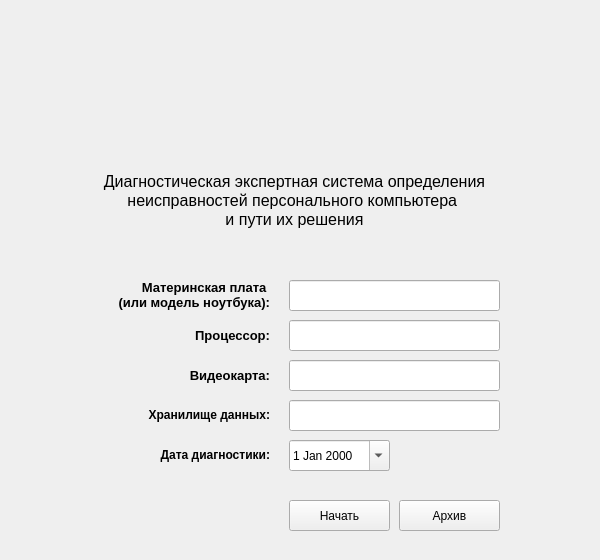
<?xml version="1.0" encoding="UTF-8"?>
<ui version="4.0">
 <class>test1</class>
 <widget class="QMainWindow" name="test1">
  <property name="enabled">
   <bool>true</bool>
  </property>
  <property name="geometry">
   <rect>
    <x>0</x>
    <y>0</y>
    <width>600</width>
    <height>560</height>
   </rect>
  </property>
  <property name="sizePolicy">
   <sizepolicy hsizetype="Fixed" vsizetype="Fixed">
    <horstretch>0</horstretch>
    <verstretch>0</verstretch>
   </sizepolicy>
  </property>
  <property name="minimumSize">
   <size>
    <width>600</width>
    <height>560</height>
   </size>
  </property>
  <property name="maximumSize">
   <size>
    <width>600</width>
    <height>560</height>
   </size>
  </property>
  <property name="windowTitle">
   <string>Экспертная система</string>
  </property>
  <property name="windowIcon">
   <iconset>
    <normaloff>icon.ico</normaloff>icon.ico</iconset>
  </property>
  <property name="animated">
   <bool>false</bool>
  </property>
  <widget class="QWidget" name="centralWidget">
   <widget class="QStackedWidget" name="stackedWidget">
    <property name="geometry">
     <rect>
      <x>19</x>
      <y>20</y>
      <width>561</width>
      <height>531</height>
     </rect>
    </property>
    <property name="currentIndex">
     <number>0</number>
    </property>
    <widget class="QWidget" name="page_0">
     <widget class="QLabel" name="label_description">
      <property name="geometry">
       <rect>
        <x>50</x>
        <y>120</y>
        <width>451</width>
        <height>121</height>
       </rect>
      </property>
      <property name="sizePolicy">
       <sizepolicy hsizetype="Preferred" vsizetype="Preferred">
        <horstretch>0</horstretch>
        <verstretch>0</verstretch>
       </sizepolicy>
      </property>
      <property name="font">
       <font>
        <pointsize>10</pointsize>
        <weight>50</weight>
        <italic>false</italic>
        <bold>false</bold>
       </font>
      </property>
      <property name="toolTipDuration">
       <number>-1</number>
      </property>
      <property name="autoFillBackground">
       <bool>false</bool>
      </property>
      <property name="frameShape">
       <enum>QFrame::NoFrame</enum>
      </property>
      <property name="frameShadow">
       <enum>QFrame::Plain</enum>
      </property>
      <property name="lineWidth">
       <number>1</number>
      </property>
      <property name="midLineWidth">
       <number>0</number>
      </property>
      <property name="text">
       <string>&lt;!DOCTYPE HTML PUBLIC &quot;-//W3C//DTD HTML 4.0//EN&quot; &quot;http://www.w3.org/TR/REC-html40/strict.dtd&quot;&gt;
&lt;html&gt;&lt;head&gt;&lt;meta name=&quot;qrichtext&quot; content=&quot;1&quot; /&gt;&lt;style type=&quot;text/css&quot;&gt;
p, li { white-space: pre-wrap; }
&lt;/style&gt;&lt;/head&gt;&lt;body style=&quot; font-family:'Noto Sans'; font-size:10pt; font-weight:400; font-style:normal;&quot;&gt;
&lt;p align=&quot;center&quot; style=&quot; margin-top:0px; margin-bottom:0px; margin-left:0px; margin-right:0px; -qt-block-indent:0; text-indent:0px;&quot;&gt;&lt;span style=&quot; font-size:12pt;&quot;&gt;Диагностическая экспертная система определения&lt;/span&gt;&lt;/p&gt;
&lt;p align=&quot;center&quot; style=&quot; margin-top:0px; margin-bottom:0px; margin-left:0px; margin-right:0px; -qt-block-indent:0; text-indent:0px;&quot;&gt;&lt;span style=&quot; font-size:12pt;&quot;&gt;неисправностей персонального компьютера &lt;/span&gt;&lt;/p&gt;
&lt;p align=&quot;center&quot; style=&quot; margin-top:0px; margin-bottom:0px; margin-left:0px; margin-right:0px; -qt-block-indent:0; text-indent:0px;&quot;&gt;&lt;span style=&quot; font-size:12pt;&quot;&gt;и пути их решения&lt;/span&gt;&lt;/p&gt;&lt;/body&gt;&lt;/html&gt;</string>
      </property>
      <property name="textFormat">
       <enum>Qt::AutoText</enum>
      </property>
      <property name="scaledContents">
       <bool>false</bool>
      </property>
      <property name="wordWrap">
       <bool>false</bool>
      </property>
      <property name="margin">
       <number>0</number>
      </property>
      <property name="indent">
       <number>-1</number>
      </property>
      <property name="openExternalLinks">
       <bool>false</bool>
      </property>
      <property name="textInteractionFlags">
       <set>Qt::LinksAccessibleByKeyboard</set>
      </property>
     </widget>
     <widget class="QLabel" name="label_5">
      <property name="geometry">
       <rect>
        <x>90</x>
        <y>260</y>
        <width>161</width>
        <height>40</height>
       </rect>
      </property>
      <property name="font">
       <font>
        <pointsize>10</pointsize>
        <weight>75</weight>
        <bold>true</bold>
       </font>
      </property>
      <property name="text">
       <string>&lt;!DOCTYPE HTML PUBLIC &quot;-//W3C//DTD HTML 4.0//EN&quot; &quot;http://www.w3.org/TR/REC-html40/strict.dtd&quot;&gt;
&lt;html&gt;&lt;head&gt;&lt;meta name=&quot;qrichtext&quot; content=&quot;1&quot; /&gt;&lt;style type=&quot;text/css&quot;&gt;
p, li { white-space: pre-wrap; }
&lt;/style&gt;&lt;/head&gt;&lt;body style=&quot; font-family:'Noto Sans'; font-size:10pt; font-weight:600; font-style:normal;&quot;&gt;
&lt;p align=&quot;right&quot; style=&quot; margin-top:0px; margin-bottom:0px; margin-left:0px; margin-right:0px; -qt-block-indent:0; text-indent:0px;&quot;&gt;Материнская плата &lt;/p&gt;
&lt;p align=&quot;right&quot; style=&quot; margin-top:0px; margin-bottom:0px; margin-left:0px; margin-right:0px; -qt-block-indent:0; text-indent:0px;&quot;&gt;(или модель ноутбука):&lt;/p&gt;
&lt;p align=&quot;right&quot; style=&quot;-qt-paragraph-type:empty; margin-top:12px; margin-bottom:12px; margin-left:0px; margin-right:0px; -qt-block-indent:0; text-indent:0px;&quot;&gt;&lt;br /&gt;&lt;/p&gt;&lt;/body&gt;&lt;/html&gt;</string>
      </property>
     </widget>
     <widget class="QLabel" name="label_4">
      <property name="geometry">
       <rect>
        <x>90</x>
        <y>340</y>
        <width>161</width>
        <height>31</height>
       </rect>
      </property>
      <property name="font">
       <font>
        <pointsize>10</pointsize>
        <weight>75</weight>
        <bold>true</bold>
       </font>
      </property>
      <property name="text">
       <string>&lt;!DOCTYPE HTML PUBLIC &quot;-//W3C//DTD HTML 4.0//EN&quot; &quot;http://www.w3.org/TR/REC-html40/strict.dtd&quot;&gt;
&lt;html&gt;&lt;head&gt;&lt;meta name=&quot;qrichtext&quot; content=&quot;1&quot; /&gt;&lt;style type=&quot;text/css&quot;&gt;
p, li { white-space: pre-wrap; }
&lt;/style&gt;&lt;/head&gt;&lt;body style=&quot; font-family:'Noto Sans'; font-size:9pt; font-weight:400; font-style:normal;&quot;&gt;
&lt;p align=&quot;right&quot; style=&quot; margin-top:0px; margin-bottom:0px; margin-left:0px; margin-right:0px; -qt-block-indent:0; text-indent:0px;&quot;&gt;&lt;span style=&quot; font-size:10pt; font-weight:600;&quot;&gt;Видеокарта:&lt;/span&gt;&lt;/p&gt;&lt;/body&gt;&lt;/html&gt;</string>
      </property>
     </widget>
     <widget class="QLabel" name="label_6">
      <property name="geometry">
       <rect>
        <x>90</x>
        <y>300</y>
        <width>161</width>
        <height>31</height>
       </rect>
      </property>
      <property name="font">
       <font>
        <pointsize>10</pointsize>
        <weight>75</weight>
        <bold>true</bold>
       </font>
      </property>
      <property name="text">
       <string>&lt;html&gt;&lt;head/&gt;&lt;body&gt;&lt;p align=&quot;right&quot;&gt;&lt;span style=&quot; font-weight:600;&quot;&gt;Процессор:&lt;/span&gt;&lt;/p&gt;&lt;/body&gt;&lt;/html&gt;</string>
      </property>
     </widget>
     <widget class="QLabel" name="label_7">
      <property name="geometry">
       <rect>
        <x>90</x>
        <y>380</y>
        <width>161</width>
        <height>31</height>
       </rect>
      </property>
      <property name="font">
       <font>
        <pointsize>10</pointsize>
        <weight>75</weight>
        <bold>true</bold>
       </font>
      </property>
      <property name="text">
       <string>&lt;!DOCTYPE HTML PUBLIC &quot;-//W3C//DTD HTML 4.0//EN&quot; &quot;http://www.w3.org/TR/REC-html40/strict.dtd&quot;&gt;
&lt;html&gt;&lt;head&gt;&lt;meta name=&quot;qrichtext&quot; content=&quot;1&quot; /&gt;&lt;style type=&quot;text/css&quot;&gt;
p, li { white-space: pre-wrap; }
&lt;/style&gt;&lt;/head&gt;&lt;body style=&quot; font-family:'Noto Sans'; font-size:9pt; font-weight:400; font-style:normal;&quot;&gt;
&lt;p align=&quot;right&quot; style=&quot; margin-top:0px; margin-bottom:0px; margin-left:0px; margin-right:0px; -qt-block-indent:0; text-indent:0px;&quot;&gt;&lt;span style=&quot; font-weight:600;&quot;&gt;Хранилище данных:&lt;/span&gt;&lt;/p&gt;&lt;/body&gt;&lt;/html&gt;</string>
      </property>
     </widget>
     <widget class="QLabel" name="label_8">
      <property name="geometry">
       <rect>
        <x>90</x>
        <y>420</y>
        <width>161</width>
        <height>31</height>
       </rect>
      </property>
      <property name="font">
       <font>
        <pointsize>10</pointsize>
        <weight>75</weight>
        <bold>true</bold>
       </font>
      </property>
      <property name="text">
       <string>&lt;!DOCTYPE HTML PUBLIC &quot;-//W3C//DTD HTML 4.0//EN&quot; &quot;http://www.w3.org/TR/REC-html40/strict.dtd&quot;&gt;
&lt;html&gt;&lt;head&gt;&lt;meta name=&quot;qrichtext&quot; content=&quot;1&quot; /&gt;&lt;style type=&quot;text/css&quot;&gt;
p, li { white-space: pre-wrap; }
&lt;/style&gt;&lt;/head&gt;&lt;body style=&quot; font-family:'Noto Sans'; font-size:9pt; font-weight:400; font-style:normal;&quot;&gt;
&lt;p align=&quot;right&quot; style=&quot; margin-top:0px; margin-bottom:0px; margin-left:0px; margin-right:0px; -qt-block-indent:0; text-indent:0px;&quot;&gt;&lt;span style=&quot; font-weight:600;&quot;&gt;Дата диагностики:&lt;/span&gt;&lt;/p&gt;&lt;/body&gt;&lt;/html&gt;</string>
      </property>
     </widget>
     <widget class="QLineEdit" name="lineEdit_1model">
      <property name="geometry">
       <rect>
        <x>270</x>
        <y>260</y>
        <width>211</width>
        <height>31</height>
       </rect>
      </property>
     </widget>
     <widget class="QLineEdit" name="lineEdit_2proc">
      <property name="geometry">
       <rect>
        <x>270</x>
        <y>300</y>
        <width>211</width>
        <height>31</height>
       </rect>
      </property>
     </widget>
     <widget class="QLineEdit" name="lineEdit_3video">
      <property name="geometry">
       <rect>
        <x>270</x>
        <y>340</y>
        <width>211</width>
        <height>31</height>
       </rect>
      </property>
     </widget>
     <widget class="QLineEdit" name="lineEdit_4storage">
      <property name="geometry">
       <rect>
        <x>270</x>
        <y>380</y>
        <width>211</width>
        <height>31</height>
       </rect>
      </property>
     </widget>
     <widget class="QDateEdit" name="dateEdit">
      <property name="geometry">
       <rect>
        <x>270</x>
        <y>420</y>
        <width>101</width>
        <height>31</height>
       </rect>
      </property>
      <property name="calendarPopup">
       <bool>true</bool>
      </property>
     </widget>
     <widget class="QPushButton" name="btnArchive">
      <property name="geometry">
       <rect>
        <x>380</x>
        <y>480</y>
        <width>101</width>
        <height>31</height>
       </rect>
      </property>
      <property name="text">
       <string>Архив</string>
      </property>
     </widget>
     <widget class="QPushButton" name="btnStart">
      <property name="geometry">
       <rect>
        <x>270</x>
        <y>480</y>
        <width>101</width>
        <height>31</height>
       </rect>
      </property>
      <property name="text">
       <string>Начать</string>
      </property>
     </widget>
    </widget>
    <widget class="QWidget" name="page_1">
     <widget class="QLabel" name="label">
      <property name="geometry">
       <rect>
        <x>10</x>
        <y>10</y>
        <width>301</width>
        <height>20</height>
       </rect>
      </property>
      <property name="font">
       <font>
        <pointsize>10</pointsize>
        <weight>75</weight>
        <italic>false</italic>
        <bold>true</bold>
        <underline>false</underline>
        <strikeout>false</strikeout>
        <kerning>true</kerning>
       </font>
      </property>
      <property name="text">
       <string>&lt;html&gt;&lt;head/&gt;&lt;body&gt;&lt;p&gt;Аппаратная часть&lt;/p&gt;&lt;/body&gt;&lt;/html&gt;</string>
      </property>
      <property name="textFormat">
       <enum>Qt::AutoText</enum>
      </property>
     </widget>
     <widget class="QPushButton" name="btnPage1Prev">
      <property name="geometry">
       <rect>
        <x>10</x>
        <y>490</y>
        <width>80</width>
        <height>25</height>
       </rect>
      </property>
      <property name="text">
       <string>Назад</string>
      </property>
     </widget>
     <widget class="QPushButton" name="btnPage1Next">
      <property name="geometry">
       <rect>
        <x>97</x>
        <y>490</y>
        <width>80</width>
        <height>25</height>
       </rect>
      </property>
      <property name="text">
       <string>Далее</string>
      </property>
     </widget>
     <widget class="QScrollArea" name="scrollArea_2">
      <property name="geometry">
       <rect>
        <x>10</x>
        <y>40</y>
        <width>540</width>
        <height>430</height>
       </rect>
      </property>
      <property name="sizePolicy">
       <sizepolicy hsizetype="Fixed" vsizetype="Fixed">
        <horstretch>0</horstretch>
        <verstretch>0</verstretch>
       </sizepolicy>
      </property>
      <property name="verticalScrollBarPolicy">
       <enum>Qt::ScrollBarAlwaysOn</enum>
      </property>
      <property name="horizontalScrollBarPolicy">
       <enum>Qt::ScrollBarAlwaysOff</enum>
      </property>
      <property name="widgetResizable">
       <bool>true</bool>
      </property>
      <widget class="QWidget" name="scrollAreaWidgetContents_2">
       <property name="geometry">
        <rect>
         <x>0</x>
         <y>0</y>
         <width>539</width>
         <height>536</height>
        </rect>
       </property>
       <layout class="QVBoxLayout" name="verticalLayout">
        <item>
         <widget class="QGroupBox" name="groupBox11">
          <property name="title">
           <string>1.1. Процесс включения изменился, есть отличия от последней успешной загрузки</string>
          </property>
          <layout class="QVBoxLayout" name="verticalLayout_2">
           <item>
            <widget class="QRadioButton" name="radioButton_11a">
             <property name="text">
              <string>Нет. Компьютер включается так же, как и раньше</string>
             </property>
            </widget>
           </item>
           <item>
            <widget class="QRadioButton" name="radioButton_11b">
             <property name="text">
              <string>Нет. Но компьютер включается дольше</string>
             </property>
            </widget>
           </item>
           <item>
            <widget class="QRadioButton" name="radioButton_11c">
             <property name="text">
              <string>Да. При включении издает один или несколько сигналов(раньше нет)</string>
             </property>
            </widget>
           </item>
           <item>
            <widget class="QRadioButton" name="radioButton_11d">
             <property name="text">
              <string>Да. Включение остановилось, на экране несколько надписей</string>
             </property>
            </widget>
           </item>
           <item>
            <widget class="QRadioButton" name="radioButton_11e">
             <property name="text">
              <string>Да. Компьютер бесконечно перезагружается</string>
             </property>
            </widget>
           </item>
          </layout>
         </widget>
        </item>
        <item>
         <widget class="QGroupBox" name="groupBox12">
          <property name="title">
           <string>1.2. Область корпуса или ноутбука греется</string>
          </property>
          <layout class="QVBoxLayout" name="verticalLayout_15">
           <item>
            <widget class="QRadioButton" name="radioButton_12a">
             <property name="text">
              <string>Да, но только при большой нагрузке</string>
             </property>
            </widget>
           </item>
           <item>
            <widget class="QRadioButton" name="radioButton_12b">
             <property name="text">
              <string>Да, при любой нагрузке</string>
             </property>
            </widget>
           </item>
           <item>
            <widget class="QRadioButton" name="radioButton_12c">
             <property name="text">
              <string>Нет</string>
             </property>
            </widget>
           </item>
          </layout>
         </widget>
        </item>
        <item>
         <widget class="QGroupBox" name="groupBox13">
          <property name="title">
           <string>1.3. Неестественный звук при работе аппартного обеспечения</string>
          </property>
          <layout class="QVBoxLayout" name="verticalLayout_16">
           <item>
            <widget class="QRadioButton" name="radioButton_13a">
             <property name="text">
              <string>Да</string>
             </property>
            </widget>
           </item>
           <item>
            <widget class="QRadioButton" name="radioButton_13b">
             <property name="text">
              <string>Нет</string>
             </property>
            </widget>
           </item>
          </layout>
         </widget>
        </item>
        <item>
         <widget class="QGroupBox" name="groupBox14">
          <property name="title">
           <string>1.4. Корпус системного блока (ноутбука) или разъемы бьются током</string>
          </property>
          <layout class="QVBoxLayout" name="verticalLayout_3">
           <item>
            <widget class="QRadioButton" name="radioButton_14a">
             <property name="text">
              <string>Да</string>
             </property>
            </widget>
           </item>
           <item>
            <widget class="QRadioButton" name="radioButton_14b">
             <property name="text">
              <string>Нет</string>
             </property>
            </widget>
           </item>
          </layout>
         </widget>
        </item>
       </layout>
      </widget>
     </widget>
    </widget>
    <widget class="QWidget" name="page_2">
     <widget class="QLabel" name="label_2">
      <property name="geometry">
       <rect>
        <x>10</x>
        <y>10</y>
        <width>281</width>
        <height>17</height>
       </rect>
      </property>
      <property name="font">
       <font>
        <pointsize>10</pointsize>
        <weight>75</weight>
        <bold>true</bold>
       </font>
      </property>
      <property name="text">
       <string>Устройства компьютера</string>
      </property>
     </widget>
     <widget class="QPushButton" name="btnPage2Prev">
      <property name="geometry">
       <rect>
        <x>10</x>
        <y>490</y>
        <width>80</width>
        <height>25</height>
       </rect>
      </property>
      <property name="text">
       <string>Назад</string>
      </property>
     </widget>
     <widget class="QPushButton" name="btnPage2Next">
      <property name="geometry">
       <rect>
        <x>97</x>
        <y>490</y>
        <width>80</width>
        <height>25</height>
       </rect>
      </property>
      <property name="text">
       <string>Далее</string>
      </property>
     </widget>
     <widget class="QScrollArea" name="scrollArea_3">
      <property name="geometry">
       <rect>
        <x>10</x>
        <y>40</y>
        <width>540</width>
        <height>430</height>
       </rect>
      </property>
      <property name="horizontalScrollBarPolicy">
       <enum>Qt::ScrollBarAlwaysOff</enum>
      </property>
      <property name="widgetResizable">
       <bool>true</bool>
      </property>
      <widget class="QWidget" name="scrollAreaWidgetContents_3">
       <property name="geometry">
        <rect>
         <x>0</x>
         <y>0</y>
         <width>527</width>
         <height>812</height>
        </rect>
       </property>
       <layout class="QVBoxLayout" name="verticalLayout_17">
        <item>
         <widget class="QGroupBox" name="groupBox21">
          <property name="title">
           <string>2.1. Работа экрана изменилась?</string>
          </property>
          <layout class="QVBoxLayout" name="verticalLayout_18">
           <item>
            <widget class="QRadioButton" name="radioButton_21a">
             <property name="text">
              <string>Нет. Экран работает так же</string>
             </property>
            </widget>
           </item>
           <item>
            <widget class="QRadioButton" name="radioButton_21b">
             <property name="text">
              <string>Да. Изображение стало менее четким, расплывчатым</string>
             </property>
            </widget>
           </item>
           <item>
            <widget class="QRadioButton" name="radioButton_21c">
             <property name="text">
              <string>Да. Экран включается, но изображение мерцает</string>
             </property>
            </widget>
           </item>
           <item>
            <widget class="QRadioButton" name="radioButton_21d">
             <property name="text">
              <string>Да. На экране появились черные (или белые) статические точки (пятна)</string>
             </property>
            </widget>
           </item>
          </layout>
          <zorder>radioButton_21c</zorder>
          <zorder>radioButton_21a</zorder>
          <zorder>radioButton_21b</zorder>
          <zorder>radioButton_21d</zorder>
         </widget>
        </item>
        <item>
         <widget class="QGroupBox" name="groupBox22">
          <property name="title">
           <string>2.2. Работа звука (звуковой карты)</string>
          </property>
          <layout class="QVBoxLayout" name="verticalLayout_19">
           <item>
            <widget class="QRadioButton" name="radioButton_22a">
             <property name="text">
              <string>Звук работает так же</string>
             </property>
            </widget>
           </item>
           <item>
            <widget class="QRadioButton" name="radioButton_22b">
             <property name="text">
              <string>Звук есть, но он изменился (непроизвольные откючение, свист, искажение)</string>
             </property>
            </widget>
           </item>
           <item>
            <widget class="QRadioButton" name="radioButton_22c">
             <property name="text">
              <string>Звук отсутствует</string>
             </property>
            </widget>
           </item>
          </layout>
         </widget>
        </item>
        <item>
         <widget class="QGroupBox" name="groupBox23">
          <property name="title">
           <string>2.3. Работа LAN, WI-FI</string>
          </property>
          <layout class="QVBoxLayout" name="verticalLayout_20">
           <item>
            <widget class="QRadioButton" name="radioButton_23a">
             <property name="text">
              <string>Интернет есть, подлкючение стабильное</string>
             </property>
            </widget>
           </item>
           <item>
            <widget class="QRadioButton" name="radioButton_23b">
             <property name="text">
              <string>Интернет есть, но WI-FI работает с перебоями (непроизвольное отключение)</string>
             </property>
            </widget>
           </item>
           <item>
            <widget class="QRadioButton" name="radioButton_23c">
             <property name="text">
              <string>Интернет есть, WI-FI не работает</string>
             </property>
            </widget>
           </item>
           <item>
            <widget class="QRadioButton" name="radioButton_23d">
             <property name="text">
              <string>Интернет есть, LAN не работает</string>
             </property>
            </widget>
           </item>
          </layout>
         </widget>
        </item>
        <item>
         <widget class="QGroupBox" name="groupBox24">
          <property name="title">
           <string>2.4. Работа USB-портов</string>
          </property>
          <layout class="QVBoxLayout" name="verticalLayout_21">
           <item>
            <widget class="QRadioButton" name="radioButton_24a">
             <property name="text">
              <string>Порты работают стабильно, все устройства определяются</string>
             </property>
            </widget>
           </item>
           <item>
            <widget class="QRadioButton" name="radioButton_24b">
             <property name="text">
              <string>Некоторые устройства не определяются</string>
             </property>
            </widget>
           </item>
           <item>
            <widget class="QRadioButton" name="radioButton_24c">
             <property name="text">
              <string>Порты на передней панели системного блока не работают</string>
             </property>
            </widget>
           </item>
           <item>
            <widget class="QRadioButton" name="radioButton_24d">
             <property name="text">
              <string>Порты на одной из сторон ноутбука не работают</string>
             </property>
            </widget>
           </item>
          </layout>
         </widget>
        </item>
        <item>
         <widget class="QGroupBox" name="groupBox25">
          <property name="title">
           <string>2.5. Работа периферийных устройств</string>
          </property>
          <layout class="QVBoxLayout" name="verticalLayout_22">
           <item>
            <widget class="QCheckBox" name="checkBox_25a">
             <property name="text">
              <string>Все устройства работают исправно</string>
             </property>
            </widget>
           </item>
           <item>
            <widget class="QCheckBox" name="checkBox_25b">
             <property name="text">
              <string>Мышь не работает</string>
             </property>
            </widget>
           </item>
           <item>
            <widget class="QCheckBox" name="checkBox_25c">
             <property name="text">
              <string>Тачпад не работает</string>
             </property>
            </widget>
           </item>
           <item>
            <widget class="QCheckBox" name="checkBox_25d">
             <property name="text">
              <string>Клавиатура не работает</string>
             </property>
            </widget>
           </item>
           <item>
            <widget class="QCheckBox" name="checkBox_25e">
             <property name="text">
              <string>Камера не работает</string>
             </property>
            </widget>
           </item>
          </layout>
         </widget>
        </item>
       </layout>
      </widget>
     </widget>
    </widget>
    <widget class="QWidget" name="page_3">
     <widget class="QLabel" name="label_3">
      <property name="geometry">
       <rect>
        <x>10</x>
        <y>10</y>
        <width>161</width>
        <height>17</height>
       </rect>
      </property>
      <property name="font">
       <font>
        <pointsize>10</pointsize>
        <weight>75</weight>
        <bold>true</bold>
       </font>
      </property>
      <property name="text">
       <string>Операционная система</string>
      </property>
     </widget>
     <widget class="QScrollArea" name="scrollArea">
      <property name="geometry">
       <rect>
        <x>10</x>
        <y>40</y>
        <width>540</width>
        <height>430</height>
       </rect>
      </property>
      <property name="horizontalScrollBarPolicy">
       <enum>Qt::ScrollBarAlwaysOff</enum>
      </property>
      <property name="widgetResizable">
       <bool>true</bool>
      </property>
      <widget class="QWidget" name="scrollAreaWidgetContents">
       <property name="geometry">
        <rect>
         <x>0</x>
         <y>0</y>
         <width>524</width>
         <height>943</height>
        </rect>
       </property>
       <layout class="QVBoxLayout" name="verticalLayout_12">
        <item>
         <widget class="QGroupBox" name="groupBox31">
          <property name="title">
           <string>3.1. Работа операционной системы (ОС)</string>
          </property>
          <layout class="QVBoxLayout" name="verticalLayout_8">
           <item>
            <widget class="QCheckBox" name="checkBox_31a">
             <property name="text">
              <string>Работа ОС стабильна</string>
             </property>
            </widget>
           </item>
           <item>
            <widget class="QCheckBox" name="checkBox_31b">
             <property name="text">
              <string>ОС долго загружается</string>
             </property>
            </widget>
           </item>
           <item>
            <widget class="QCheckBox" name="checkBox_31c">
             <property name="toolTip">
              <string/>
             </property>
             <property name="text">
              <string>При загрузке ОС появляется критическая ошибка (BSOD)</string>
             </property>
            </widget>
           </item>
           <item>
            <widget class="QCheckBox" name="checkBox_31d">
             <property name="text">
              <string>Экран заблокирован, с просьбой выслать деньги по указаному номеру</string>
             </property>
            </widget>
           </item>
          </layout>
         </widget>
        </item>
        <item>
         <widget class="QGroupBox" name="groupBox32">
          <property name="title">
           <string>3.2. Работа программного обеспечения (ПО)</string>
          </property>
          <layout class="QVBoxLayout" name="verticalLayout_9">
           <item>
            <widget class="QCheckBox" name="checkBox_32a">
             <property name="text">
              <string>Всё ПО работает стабильно</string>
             </property>
            </widget>
           </item>
           <item>
            <widget class="QCheckBox" name="checkBox_32b">
             <property name="text">
              <string>Некоторые программы аварийно завершают свою работу</string>
             </property>
            </widget>
           </item>
           <item>
            <widget class="QCheckBox" name="checkBox_32c">
             <property name="text">
              <string>Некоторые программы замедляют работу ОС</string>
             </property>
            </widget>
           </item>
           <item>
            <widget class="QCheckBox" name="checkBox_32d">
             <property name="text">
              <string>Программа не запускается</string>
             </property>
            </widget>
           </item>
          </layout>
         </widget>
        </item>
        <item>
         <widget class="QGroupBox" name="groupBox33">
          <property name="title">
           <string>3.3. Работа видео</string>
          </property>
          <layout class="QVBoxLayout" name="verticalLayout_10">
           <item>
            <widget class="QCheckBox" name="checkBox_33a">
             <property name="text">
              <string>Видео тормозит</string>
             </property>
            </widget>
           </item>
           <item>
            <widget class="QCheckBox" name="checkBox_33b">
             <property name="text">
              <string>Видео не воспроизводится</string>
             </property>
            </widget>
           </item>
           <item>
            <widget class="QCheckBox" name="checkBox_33c">
             <property name="text">
              <string>Видео работает стабильно (любое разрешение)</string>
             </property>
            </widget>
           </item>
          </layout>
         </widget>
        </item>
        <item>
         <widget class="QGroupBox" name="groupBox34">
          <property name="title">
           <string>3.4. Работа игр</string>
          </property>
          <layout class="QVBoxLayout" name="verticalLayout_14">
           <item>
            <widget class="QCheckBox" name="checkBox_34a">
             <property name="text">
              <string>Компьютер греется во время игр</string>
             </property>
            </widget>
           </item>
           <item>
            <widget class="QCheckBox" name="checkBox_34b">
             <property name="text">
              <string>Во время игры происходит искажение видео</string>
             </property>
            </widget>
           </item>
           <item>
            <widget class="QCheckBox" name="checkBox_34c">
             <property name="text">
              <string>Нетребовательные игры работают стабильно</string>
             </property>
            </widget>
           </item>
           <item>
            <widget class="QCheckBox" name="checkBox_34d">
             <property name="text">
              <string>Игры с высокими системными требования работают с замедлениями</string>
             </property>
            </widget>
           </item>
          </layout>
         </widget>
        </item>
        <item>
         <widget class="QGroupBox" name="groupBox35">
          <property name="title">
           <string>3.5. Обновление ОС</string>
          </property>
          <layout class="QVBoxLayout" name="verticalLayout_13">
           <item>
            <widget class="QCheckBox" name="checkBox_35a">
             <property name="text">
              <string>Работа ОС стабильна</string>
             </property>
            </widget>
           </item>
           <item>
            <widget class="QCheckBox" name="checkBox_35b">
             <property name="text">
              <string>Работа ОС стала хуже</string>
             </property>
            </widget>
           </item>
           <item>
            <widget class="QCheckBox" name="checkBox_35c">
             <property name="text">
              <string>Работа некоторых компонентов стала хуже</string>
             </property>
            </widget>
           </item>
           <item>
            <widget class="QCheckBox" name="checkBox_35d">
             <property name="text">
              <string>Работа периферийных устройств ухудшилась (или вообще не работают)</string>
             </property>
            </widget>
           </item>
          </layout>
         </widget>
        </item>
        <item>
         <widget class="QGroupBox" name="groupBox36">
          <property name="title">
           <string>3.6. Файлы</string>
          </property>
          <layout class="QVBoxLayout" name="verticalLayout_11">
           <item>
            <widget class="QCheckBox" name="checkBox_36a">
             <property name="text">
              <string>Все файлы открываются нормально</string>
             </property>
            </widget>
           </item>
           <item>
            <widget class="QCheckBox" name="checkBox_36b">
             <property name="text">
              <string>Некоторые файлы не октрываются (Ошибка: Нет прав администратора)</string>
             </property>
            </widget>
           </item>
           <item>
            <widget class="QCheckBox" name="checkBox_36c">
             <property name="text">
              <string>Некоторые файлы не открываются (Ошибка: Содержимое повреждено)</string>
             </property>
            </widget>
           </item>
           <item>
            <widget class="QCheckBox" name="checkBox_36d">
             <property name="text">
              <string>Содержимое файлов имеет вид, неудобный для чтения</string>
             </property>
            </widget>
           </item>
          </layout>
         </widget>
        </item>
       </layout>
      </widget>
     </widget>
     <widget class="QPushButton" name="btnPage3Prev">
      <property name="geometry">
       <rect>
        <x>10</x>
        <y>490</y>
        <width>80</width>
        <height>25</height>
       </rect>
      </property>
      <property name="text">
       <string>Назад</string>
      </property>
     </widget>
     <widget class="QPushButton" name="btnPage3Next">
      <property name="geometry">
       <rect>
        <x>97</x>
        <y>490</y>
        <width>80</width>
        <height>25</height>
       </rect>
      </property>
      <property name="text">
       <string>Далее</string>
      </property>
     </widget>
    </widget>
   </widget>
  </widget>
 </widget>
 <layoutdefault spacing="6" margin="11"/>
 <resources/>
 <connections/>
</ui>
